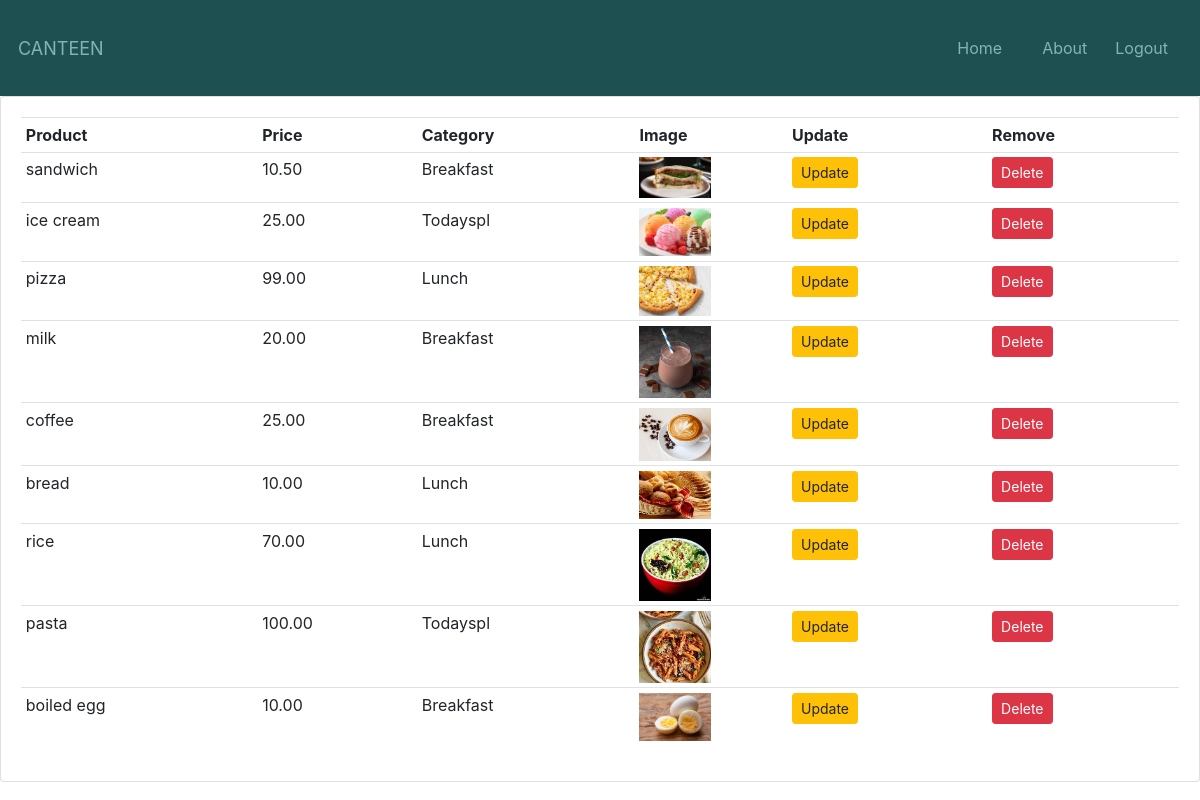
The app's page /view_product/ (signed in) with its own data.
### ordering/models.py (models this page shows, shortened)
class Product(models.Model):
    options=(("Breakfast","Breakfast"),
    ("Lunch","Lunch"),
    ("Todayspl","Todayspl"),)
    name=models.CharField(max_length=100)
    price=models.DecimalField(max_digits=7,decimal_places=2)
    category=models.CharField(max_length=10,choices=options)
    description=models.TextField(max_length=500)
    image=models.ImageField(null=True,blank=True)
    @property
    def ImageURL(self):
        try:
            url = self.image.url
        except:
            url = ''
        return url

### ordering/decorators.py (the view)
    def wrapper_func(request, *args, **kwargs):
        if not request.user.is_staff:
            return redirect('menu')
        else:
            return view_func(request, *args, **kwargs)

### ordering/views.py (called while the page is built)
@admin_only
def view_product(request):
    products=Product.objects.all()
    context={"products":products}
    return render(request,"ordering/view_product.html",context)

### ordering/templates/ordering/view_product.html (shortened to what this page needs)
{% extends "account/base.html" %}
{% block content %}
<div class="row">
    <div class="col-md">
        <div class="card card-body">
            <table class="table table-sm">
                <tr>
                    <th>Product</th>
                    <th>Price</th>
                    <th>Category</th>
                    <th>Image</th>
                    <th>Update</th>
                    <th>Remove</th>
                </tr>
                {% for product in products  %}
                <tr>
                    <td>{{product.name}}</td>
                    <td>{{product.price}}</td>
                    <td>{{product.category}}</td>
                    <td style="max-width:20px; max-height:20px;"><img style="max-width:50%" src="{{product.ImageURL}}"></td>
                    <td><a class="btn btn-sm btn-warning" href="{% url 'update_product' product.id%}">Update</a></td>
                    <td><a class="btn btn-sm btn-danger" href="{% url 'delete_product' product.id %} ">Delete</a></td>
                </tr>
                {% endfor %}
            </table>
        </div>
    </div>
</div>
{% endblock %}

### account/static/account/main.css (style rules this page uses)
::placeholder { color: white; }

### records on screen
Product: name "sandwich", price "10.50", category "Breakfast", ImageURL (picture)
Product: name "ice cream", price "25.00", category "Todayspl", ImageURL (picture)
Product: name "pizza", price "99.00", category "Lunch", ImageURL (picture)
Product: name "milk", price "20.00", category "Breakfast", ImageURL (picture)
Product: name "coffee", price "25.00", category "Breakfast", ImageURL (picture)
Product: name "bread", price "10.00", category "Lunch", ImageURL (picture)
Product: name "rice", price "70.00", category "Lunch", ImageURL (picture)
Product: name "pasta", price "100.00", category "Todayspl", ImageURL (picture)
Product: name "boiled egg", price "10.00", category "Breakfast", ImageURL (picture)
